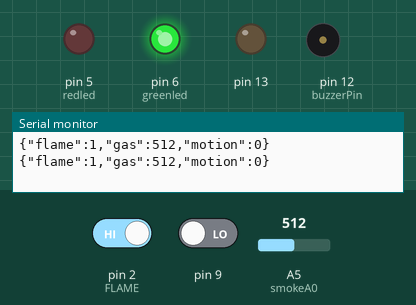
Simulated run of this sketch. Board: Arduino Uno, built with avr-gcc and run on an emulated ATmega328P. Shown: output pins drawn as LEDs (lit = HIGH), buzzer (waves = sounding), the last lines printed to the serial monitor. The test bench sets the inputs (shaded band); at power-on: pin 9 LOW, pin 2 (FLAME) HIGH, A5 (smokeA0) = 512.

Above: at 3.8 s.
3.9 s: pin 9 driven HIGH
At 5.4 s:
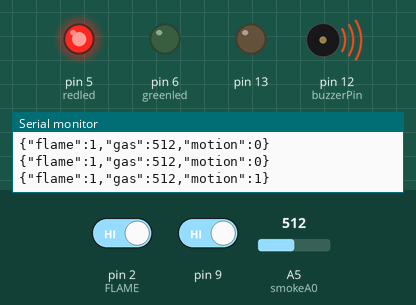
6.7 s: pin 9 driven LOW
At 8.2 s:
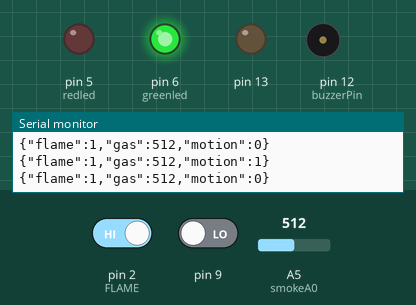
Timing chart, 0 to 9.7 s (numbered marks = the images above; inputs shaded):
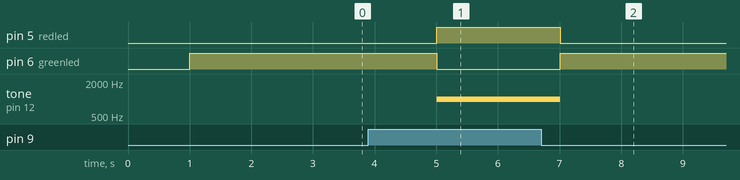

Measured:
- after the input at 3.9 s, pin 5 (redled): LOW → HIGH after 1.1 s; pin 6 (greenled): HIGH → LOW after 1.1 s; tone on pin 12 (buzzerPin): silent → 1000 Hz after 1.1 s
- after the input at 6.7 s, pin 5 (redled): HIGH → LOW after 0.31 s; pin 6 (greenled): LOW → HIGH after 0.31 s; tone on pin 12 (buzzerPin): 1000 Hz → silent after 0.31 s

The sketch:

Arduino.ino
```cpp
#include <ArduinoJson.h>


#define FLAME 2
int buzzerPin = 12;
int redled = 5;
int greenled = 6;
int smokeA0 = A5;
int sensorThres = 300; //threshold for gas sensor
int pirSensor = 1;
int fireSensor = 0;
int gasSensor = 1;


void setup() {
  Serial.begin(57600);

  pinMode(redled, OUTPUT);
  pinMode(greenled, OUTPUT);
  pinMode(FLAME, INPUT);
 pinMode(buzzerPin, OUTPUT);
  pinMode(smokeA0, INPUT);
  pinMode(13, OUTPUT);
  pinMode(9, INPUT);

}

void loop() {
  //SEND DATA TO THE ESP8266

    delay(1000); // wait 1 sec between each send to the ESP  - when changed to 5 seconds did not work properly
  DynamicJsonBuffer jbuffer;
  JsonObject& root = jbuffer.createObject();

  //read sensor
  pirSensor = digitalRead(9);
  fireSensor = digitalRead(FLAME);
 gasSensor = analogRead(smokeA0);


  root["flame"] = fireSensor;
  root["gas"] = gasSensor;
  root["motion"] = pirSensor;
    root.printTo(Serial); // sending to the ESP
  Serial.println();


  //trigger led and buzzer
  if (pirSensor == HIGH)
  {
    tone(buzzerPin, 1000);
    digitalWrite(redled, HIGH);
    digitalWrite(greenled, LOW);
  }
  else
  {
    noTone(buzzerPin);
    digitalWrite(redled, LOW);
    digitalWrite(greenled, HIGH);
  }

delay(1000);

}
```
